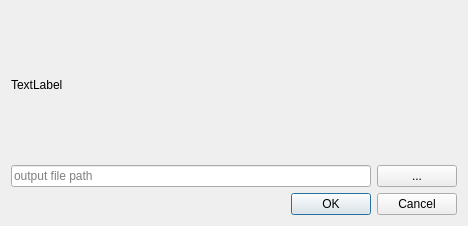
<?xml version="1.0" encoding="UTF-8"?>
<ui version="4.0">
 <class>Dialog</class>
 <widget class="QDialog" name="Dialog">
  <property name="geometry">
   <rect>
    <x>0</x>
    <y>0</y>
    <width>468</width>
    <height>226</height>
   </rect>
  </property>
  <property name="windowTitle">
   <string>Export ProMaIDes Polygon</string>
  </property>
  <layout class="QVBoxLayout" name="verticalLayout">
   <item>
    <widget class="QLabel" name="input_label">
     <property name="text">
      <string>TextLabel</string>
     </property>
    </widget>
   </item>
   <item>
    <layout class="QHBoxLayout" name="horizontalLayout">
     <item>
      <widget class="QLineEdit" name="filename_edit">
       <property name="placeholderText">
        <string>output file path</string>
       </property>
      </widget>
     </item>
     <item>
      <widget class="QPushButton" name="browse_button">
       <property name="text">
        <string>...</string>
       </property>
      </widget>
     </item>
    </layout>
   </item>
   <item>
    <widget class="QDialogButtonBox" name="button_box">
     <property name="orientation">
      <enum>Qt::Horizontal</enum>
     </property>
     <property name="standardButtons">
      <set>QDialogButtonBox::Cancel|QDialogButtonBox::Ok</set>
     </property>
    </widget>
   </item>
  </layout>
 </widget>
 <resources/>
 <connections>
  <connection>
   <sender>button_box</sender>
   <signal>accepted()</signal>
   <receiver>Dialog</receiver>
   <slot>accept()</slot>
   <hints>
    <hint type="sourcelabel">
     <x>248</x>
     <y>254</y>
    </hint>
    <hint type="destinationlabel">
     <x>157</x>
     <y>274</y>
    </hint>
   </hints>
  </connection>
  <connection>
   <sender>button_box</sender>
   <signal>rejected()</signal>
   <receiver>Dialog</receiver>
   <slot>reject()</slot>
   <hints>
    <hint type="sourcelabel">
     <x>316</x>
     <y>260</y>
    </hint>
    <hint type="destinationlabel">
     <x>286</x>
     <y>274</y>
    </hint>
   </hints>
  </connection>
 </connections>
</ui>
